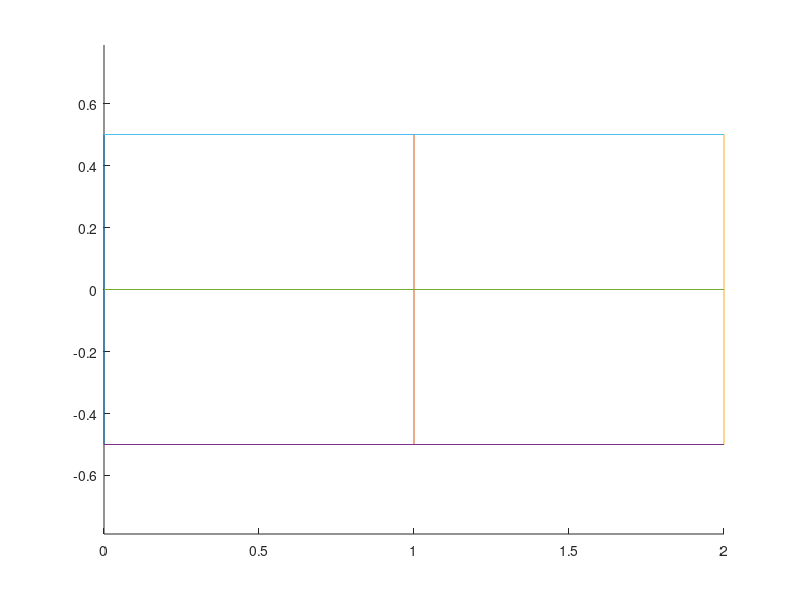

The MATLAB source for this figure:
function sit4
n1 = 3;
n2 = 3;

X = zeros(n1,n2);
Y = zeros(n1,n2);

x = nlinspace(0,3,n1);
for i = 1:n1
    X(i,1) = x(i);
    X(i,n2) = x(i);
    
    Y(i,1) = -f(x(i));
    Y(i,n2) = f(x(i));
    
    t = linspace(0,1,n2);
    for j = 2:n2-1
        X(i,j) = X(i,1) + (X(i,n2)-X(i,1))*t(j);
        Y(i,j) = Y(i,1) + (Y(i,n2)-Y(i,1))*t(j);
    end
end

PX = zeros(n1*n2,1);
PY = zeros(n1*n2,1);
Ip = zeros(n1,n2);
k = 1;
for i = 1:n1
    for j = 1:n2
        PX(k) = X(i,j);
        PY(k) = Y(i,j);
        Ip(i,j) = k;
        k = k + 1; 
    end
end

k = 1;
TP = zeros((n1-1)*(n2-1),4);
for i = 1:n1-1
    for j = 1:n2-1
        TP(k,:) = [Ip(i,j),Ip(i+1,j),Ip(i+1,j+1),Ip(i,j+1)];
        k = k + 1; 
    end
end

P = [PX,PY];
Q = TP;

save 'P' P
save 'Q' Q

figure
hold on;
for i = 1:length(X(:,1))
    plot(X(i,:),Y(i,:));
end
for j = 1:length(X(1,:))
    plot(X(:,j),Y(:,j));
end
axis equal;

function y = f(x)
y = 0.5;

function y = nlinspace(a,b,n)
y = zeros(n,1);
for i = 1:n
    x = (i-1)/(n-1);
    y(i+1) = y(i) + 1;
end
y = y - min(y);
y = y/(max(y));
y = a + y*(b-a);



